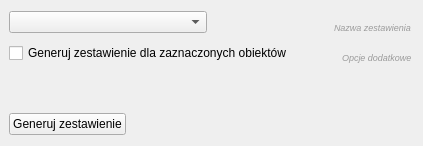
      <widget class="QWidget" name="reports_tab">
       <attribute name="title">
        <string>Zestawienia</string>
       </attribute>
       <layout class="QVBoxLayout" name="verticalLayout_2">
        <property name="spacing">
         <number>10</number>
        </property>
        <property name="leftMargin">
         <number>9</number>
        </property>
        <property name="rightMargin">
         <number>9</number>
        </property>
        <item>
         <layout class="QHBoxLayout" name="report_layout">
          <property name="bottomMargin">
           <number>0</number>
          </property>
          <item>
           <widget class="QComboBox" name="report_combo">
            <property name="editable">
             <bool>false</bool>
            </property>
            <item>
             <property name="text">
              <string/>
             </property>
            </item>
            <item>
             <property name="text">
              <string>Informacja z rejestru gruntów</string>
             </property>
            </item>
            <item>
             <property name="text">
              <string>Zestawienie EGiB - Działki</string>
             </property>
            </item>
            <item>
             <property name="text">
              <string>Budynki przynależne do działki</string>
             </property>
            </item>
           </widget>
          </item>
          <item>
           <spacer name="horizontalSpacer_3">
            <property name="orientation">
             <enum>Qt::Horizontal</enum>
            </property>
            <property name="sizeHint" stdset="0">
             <size>
              <width>40</width>
              <height>20</height>
             </size>
            </property>
           </spacer>
          </item>
          <item>
           <widget class="QLabel" name="label_2">
            <property name="font">
             <font>
              <pointsize>7</pointsize>
              <italic>true</italic>
             </font>
            </property>
            <property name="styleSheet">
             <string notr="true">color: rgb(155, 155, 155);</string>
            </property>
            <property name="text">
             <string>Nazwa zestawienia </string>
            </property>
            <property name="alignment">
             <set>Qt::AlignBottom|Qt::AlignLeading|Qt::AlignLeft</set>
            </property>
           </widget>
          </item>
         </layout>
        </item>
        <item>
         <layout class="QHBoxLayout" name="report_options_layout">
          <property name="bottomMargin">
           <number>0</number>
          </property>
          <item>
           <widget class="QCheckBox" name="only_selected_check">
            <property name="text">
             <string>Generuj zestawienie dla zaznaczonych obiektów</string>
            </property>
           </widget>
          </item>
          <item>
           <spacer name="horizontalSpacer_5">
            <property name="orientation">
             <enum>Qt::Horizontal</enum>
            </property>
            <property name="sizeHint" stdset="0">
             <size>
              <width>40</width>
              <height>20</height>
             </size>
            </property>
           </spacer>
          </item>
          <item>
           <widget class="QLabel" name="label_4">
            <property name="font">
             <font>
              <pointsize>7</pointsize>
              <italic>true</italic>
             </font>
            </property>
            <property name="styleSheet">
             <string notr="true">color: rgb(155, 155, 155);</string>
            </property>
            <property name="text">
             <string>Opcje dodatkowe </string>
            </property>
            <property name="alignment">
             <set>Qt::AlignBottom|Qt::AlignLeading|Qt::AlignLeft</set>
            </property>
           </widget>
          </item>
         </layout>
        </item>
        <item>
         <spacer name="verticalSpacer_2">
          <property name="orientation">
           <enum>Qt::Vertical</enum>
          </property>
          <property name="sizeHint" stdset="0">
           <size>
            <width>20</width>
            <height>40</height>
           </size>
          </property>
         </spacer>
        </item>
        <item>
         <layout class="QHBoxLayout" name="generate_report_layout">
          <property name="bottomMargin">
           <number>0</number>
          </property>
          <item>
           <widget class="QPushButton" name="load_report_button">
            <property name="text">
             <string>Generuj zestawienie</string>
            </property>
           </widget>
          </item>
          <item>
           <spacer name="horizontalSpacer_18">
            <property name="orientation">
             <enum>Qt::Horizontal</enum>
            </property>
            <property name="sizeHint" stdset="0">
             <size>
              <width>40</width>
              <height>20</height>
             </size>
            </property>
           </spacer>
          </item>
         </layout>
        </item>
       </layout>
      </widget>
